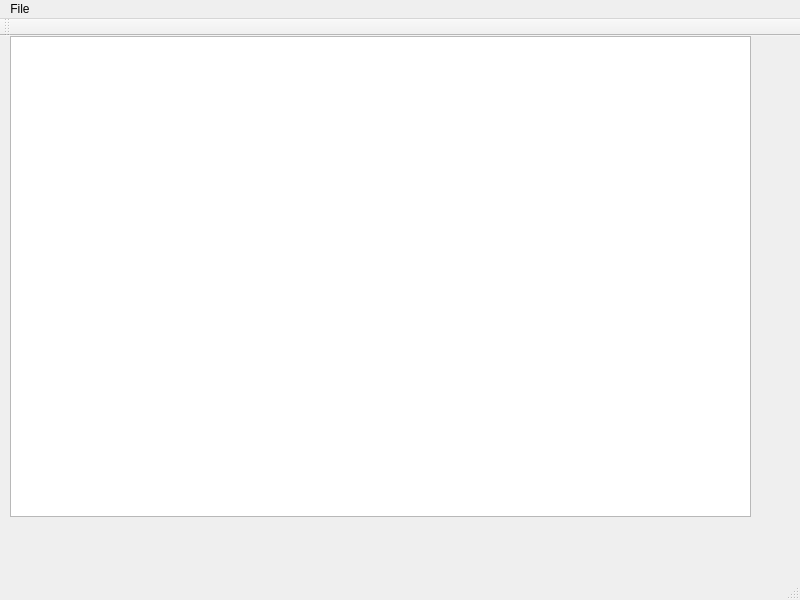
<?xml version="1.0" encoding="UTF-8"?>
<ui version="4.0">
 <class>MainWindow</class>
 <widget class="QMainWindow" name="MainWindow">
  <property name="geometry">
   <rect>
    <x>0</x>
    <y>0</y>
    <width>800</width>
    <height>600</height>
   </rect>
  </property>
  <property name="cursor">
   <cursorShape>WaitCursor</cursorShape>
  </property>
  <property name="windowTitle">
   <string>MainWindow</string>
  </property>
  <property name="toolTipDuration">
   <number>0</number>
  </property>
  <widget class="QWidget" name="centralwidget">
   <widget class="QTextEdit" name="textEdit">
    <property name="geometry">
     <rect>
      <x>10</x>
      <y>0</y>
      <width>741</width>
      <height>481</height>
     </rect>
    </property>
   </widget>
  </widget>
  <widget class="QMenuBar" name="menubar">
   <property name="geometry">
    <rect>
     <x>0</x>
     <y>0</y>
     <width>800</width>
     <height>23</height>
    </rect>
   </property>
   <widget class="QMenu" name="menuFile">
    <property name="title">
     <string>File</string>
    </property>
    <addaction name="actionOpen"/>
    <addaction name="actionSave"/>
    <addaction name="separator"/>
   </widget>
   <addaction name="menuFile"/>
  </widget>
  <widget class="QStatusBar" name="statusbar"/>
  <widget class="QToolBar" name="toolBar">
   <property name="windowTitle">
    <string>toolBar</string>
   </property>
   <attribute name="toolBarArea">
    <enum>TopToolBarArea</enum>
   </attribute>
   <attribute name="toolBarBreak">
    <bool>false</bool>
   </attribute>
  </widget>
  <action name="actionOpen">
   <property name="text">
    <string>Open</string>
   </property>
   <property name="shortcut">
    <string>Ctrl+O</string>
   </property>
   <property name="shortcutContext">
    <enum>Qt::ApplicationShortcut</enum>
   </property>
   <property name="menuRole">
    <enum>QAction::NoRole</enum>
   </property>
  </action>
  <action name="actionSave">
   <property name="text">
    <string>Save</string>
   </property>
   <property name="shortcut">
    <string>Ctrl+S</string>
   </property>
   <property name="shortcutContext">
    <enum>Qt::ApplicationShortcut</enum>
   </property>
  </action>
 </widget>
 <resources/>
 <connections/>
</ui>
